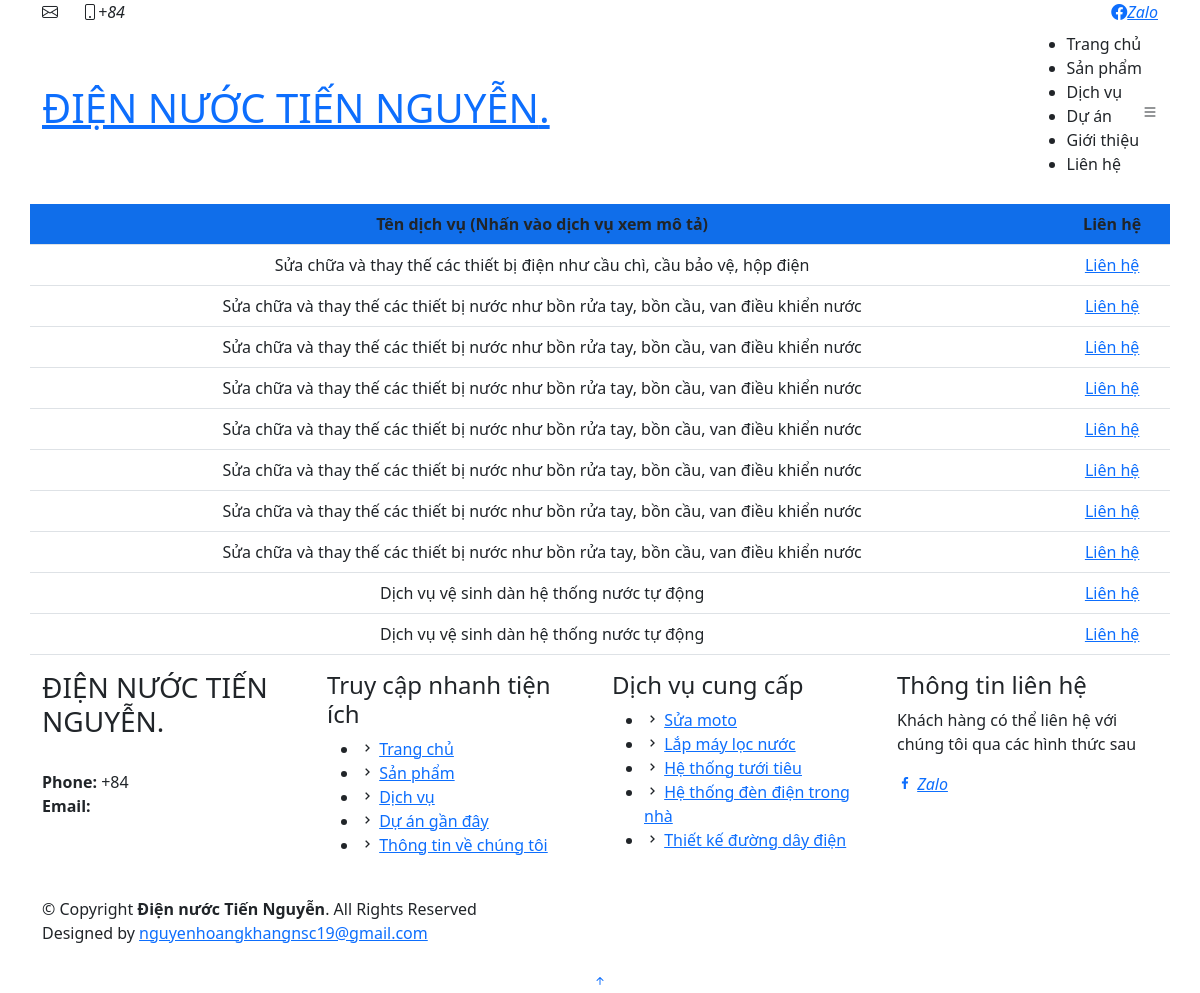
The app's page /Servicep/Index with its own data.
### tables this page shows
CREATE TABLE `serviceprovide` (
  `id_service` int NOT NULL,
  `name` varchar(100) NOT NULL,
  `description` varchar(1000) DEFAULT NULL,
  `totalProvide` int DEFAULT '0'
);

### controllers/Servicep.php (called while the page is built)
<?php
	class Servicep extends Controller{
		public function Index()
		{
			$viewModel = new ServiceProvideModel();
			return $this -> ReturnView($viewModel -> GetAllServiceProvide(), true);
		}
	}
?>

### Base/DbContext.php (called while the page is built, shortened)
<?php
	abstract class DbContext{
		protected $db;
		protected $statement;
		public function __construct()
		{
			$this -> db = new PDO("mysql:host=".DB_HOST.";dbname=".DB_NAME,DB_USER,DB_PASS);
		}
		public function query($query)
		{
			$this->statement = $this->db->prepare($query);
		}
		public function execute()
		{
			$this ->statement-> execute();
			return $this ->statement ->errorCode();
		}
		public function resultSet()
		{
			$this -> execute();
			return $this -> statement -> fetchAll(PDO::FETCH_ASSOC);
		}
}
?>

### models/ServiceProvideModel.php (called while the page is built)
<?php
	class ServiceProvideModel extends DbContext{
		public function GetAllServiceProvide()
		{
			$query = "SELECT * FROM serviceprovide";
			$this -> query($query);
			return $this->resultSet();
		}
	}
?>

### views/Servicep/index.php (the view, shortened to what this page needs)
<div class="container">
  <div class="row justify-content-center">
    <table class="table text-center mt-1">
      <thead>
        <tr>
          <th>Tên dịch vụ  (Nhấn vào dịch vụ xem mô tả)</th>
          <th>Liên hệ</th>
        </tr>
      </thead>
      <tbody>
      <?php foreach($viewModel as $item): ?>
            <tr class="service-row" data-description="<?php echo $item['description']?>">
                <td><?php echo $item['name']?></td>
                <td><a href="tel:<?php echo NUMBERPHONE?>">Liên hệ</a></td>
            </tr>
      <?php endforeach;?>
      </tbody>
    </table>
  </div>
</div>

### views/Servicep/index.php (style rules this page uses)
thead { background-color: #106EEA; color:white; }
table { margin-top: 60px; }

### records on screen
serviceprovide: name "Sửa chữa và thay thế các thiết bị điện như cầu chì, cầu bảo vệ, hộp điện"
serviceprovide: name "Sửa chữa và thay thế các thiết bị nước như bồn rửa tay, bồn cầu, van điều khiển nước"
serviceprovide: name "Sửa chữa và thay thế các thiết bị nước như bồn rửa tay, bồn cầu, van điều khiển nước"
serviceprovide: name "Sửa chữa và thay thế các thiết bị nước như bồn rửa tay, bồn cầu, van điều khiển nước"
serviceprovide: name "Sửa chữa và thay thế các thiết bị nước như bồn rửa tay, bồn cầu, van điều khiển nước"
serviceprovide: name "Sửa chữa và thay thế các thiết bị nước như bồn rửa tay, bồn cầu, van điều khiển nước"
serviceprovide: name "Sửa chữa và thay thế các thiết bị nước như bồn rửa tay, bồn cầu, van điều khiển nước"
serviceprovide: name "Sửa chữa và thay thế các thiết bị nước như bồn rửa tay, bồn cầu, van điều khiển nước"
serviceprovide: name "Dịch vụ vệ sinh dàn hệ thống nước tự động"
serviceprovide: name "Dịch vụ vệ sinh dàn hệ thống nước tự động"
